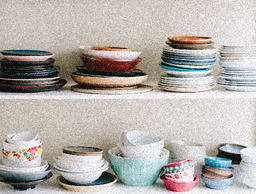
#> input picture Assignment 1/data/task1/test images/test2/test2_noise.png, 256 x 194 px, shrunk from 512 x 388 before the run, found by its file name
$ python noise.py
#> lines starting #> are read from the running program, lines starting #| are printed output that depends on the picture; long printed decimals are rounded; pictures that were not available may be replaced by others from this repository, and a replacement may not be noted
### Assignment 1/2014147546_assignment1/task1/utils.py
import numpy as np

"""
Calculates RMS error between two images. Two images should have same sizes.
"""
# [8 lines left out: function calculate_rms, not called in this run]


"""
Calculates RMS error between two cropped images. Two images should have same sizes.
"""
def calculate_rms_cropped(img1, img2):
    H, W, C = img1.shape
    cut_size = 20

    img1 = img1[cut_size:H - cut_size, cut_size:W - cut_size]
    img2 = img2[cut_size:H - cut_size, cut_size:W - cut_size]

    diff = np.abs(img1 - img2)
    return np.sqrt(np.mean(diff ** 2))

### Assignment 1/2014147546_assignment1/task1/noise.py
import cv2
import statistics
import numpy as np
import math
import utils
import os

"""
This is main function for task 1.
It takes 2 arguments,
'src_img_path' is path for source image.
'dst_img_path' is path for output image, where your result image should be saved.

You should load image in 'src_img_path', and then perform task 1 of your assignment 1,
and then save your result image to 'dst_img_path'.
"""

def task1(src_img_path, clean_img_path, dst_img_path):
#> called with src_img_path = 'test2_noise.png', clean_img_path = 'test2_clean.png', dst_img_path = 'test2_processed.png'
    optimal_solution = ""
    optimal_size = 0
    total_rms = []

    src_img = cv2.imread(src_img_path)
#> src_img is the input picture: shape (194, 256, 3); mean B, G, R 172.3, 176.6, 181.4
    clean_img = cv2.imread(clean_img_path)
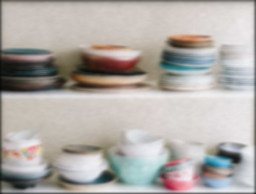
#> input picture Assignment 1/data/task1/test images/test2/average_11.png, 256 x 194 px, shrunk from 512 x 388 before the run, given in place of test2_clean.png, which was not available
#> clean_img is the input picture: shape (194, 256, 3); mean B, G, R 167.7, 171.9, 176.6

    print(src_img_path + "\n")

    original_rms = utils.calculate_rms_cropped(src_img, clean_img)
#> in calculate_rms_cropped, `img1 = img1[cut_size:H - cut_size, cut_size:W - cut_size]`:
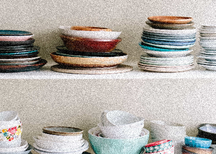
#> img1: shape (154, 216, 3); mean of channels 0, 1, 2 168.9, 174.4, 179.5; drawn as B, G, R
#> in calculate_rms_cropped, `img2 = img2[cut_size:H - cut_size, cut_size:W - cut_size]`:
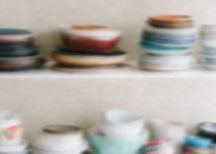
#> img2: shape (154, 216, 3); mean of channels 0, 1, 2 167.8, 173.4, 178.4; drawn as B, G, R
#> in calculate_rms_cropped, `diff = np.abs(img1 - img2)`:
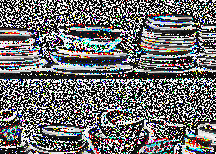
#> diff: shape (154, 216, 3); mean of channels 0, 1, 2 110.4, 109.6, 109.7; drawn as B, G, R
#> original_rms = 8.61
    print("original rms: " + str(original_rms) + "\n")
#| original rms: 8.612

    average_rms = []
    average_imgs = []
    for size in range(3, 16, 2):
        src_img_average = cv2.imread(src_img_path)
        dist_img = apply_average_filter(src_img_average, size)
        rms = utils.calculate_rms_cropped(clean_img, dist_img)
        print("average filter" + " kernel size: " + str(size) + " rms: " + str(rms) + "\n")
        average_rms.append(rms)
        average_imgs.append(dist_img)

    total_rms.append(min(average_rms))
    average_index = average_rms.index(min(average_rms))
    average_size = average_index * 2 + 3

    median_rms = []
    median_imgs = []
    for size in range(3, 16, 2):
        src_img_median = cv2.imread(src_img_path)
        dist_img = apply_median_filter(src_img_median, size)
        rms = utils.calculate_rms_cropped(clean_img, dist_img)
        print("median filter" + " kernel size: " + str(size) + " rms: " + str(rms) + "\n")
        median_rms.append(rms)
        median_imgs.append(dist_img)

    total_rms.append(min(median_rms))
    median_index = median_rms.index(min(median_rms))
    median_size = median_index * 2 + 3

    sigmas = [
        [90, 90],
        [75, 75],
        [60, 60],
        [45, 45],
        [30, 30],
        [15, 15]
    ]

    bilateral_rms = []
    bilateral_sigmas = []
    bilateral_imgs = []
    for size in range(3, 16, 2):
        for sigma_pair in sigmas:
            src_img_bilateral = cv2.imread(src_img_path)
            dist_img = apply_bilateral_filter(src_img_bilateral, size, sigma_pair[0], sigma_pair[1])
            rms = utils.calculate_rms_cropped(clean_img, dist_img)
            print("bilateral filter" + " kernel size: " + str(size)
                  + " sigma_s: " + str(sigma_pair[0])
                  + " sigma_r: " + str(sigma_pair[1])
                  + " rms: " + str(rms) + "\n")
            bilateral_rms.append(rms)
            bilateral_sigmas.append(sigma_pair)
            bilateral_imgs.append(dist_img)

    total_rms.append(min(bilateral_rms))
    bilateral_index = bilateral_rms.index(min(bilateral_rms))
    optimal_sigma_s = bilateral_sigmas[bilateral_index][0]
    optimal_sigma_r = bilateral_sigmas[bilateral_index][1]
    bilateral_size = (bilateral_index // len(sigmas)) * 2 + 3

    optimal_rms = min(total_rms)
    if total_rms.index(optimal_rms) == 0:
        optimal_solution = "average"
        optimal_size = average_size
        cv2.imwrite(dst_img_path, average_imgs[average_index])
    elif total_rms.index(optimal_rms) == 1:
        optimal_solution = "median"
        optimal_size = median_size
        cv2.imwrite(dst_img_path, median_imgs[median_index])
    elif total_rms.index(optimal_rms) == 2:
        optimal_solution = "bilateral"
        optimal_size = bilateral_size
        cv2.imwrite(dst_img_path, bilateral_imgs[bilateral_index])

    print("Optimal Solution: " + optimal_solution + "\n"
          + "Optimal Size: " + str(optimal_size) + "\n"
          + "Optimal rms: " + str(optimal_rms) + "\n")

    if optimal_solution == "bilateral":
        print("Optimal sigma_s: " + str(optimal_sigma_s) + " "
              + "Optimal sigma_r: " + str(optimal_sigma_r) + "\n")


"""
You should implement average filter convolution algorithm in this function.
It takes 2 arguments,
'img' is source image, and you should perform convolution with average filter.
'kernel_size' is a int value, which determines kernel size of average filter.

You should return result image.
"""
def apply_average_filter(img, kernel_size):

#> called with kernel_size = 3
    mean = 1 / (kernel_size * kernel_size)

    for row in range(img.shape[0]):
        for col in range(img.shape[1]):
            value = 0
            dist = kernel_size//2
            for partial_row in range(row-dist, row+dist+1):
                for partial_col in range(col-dist, col+dist+1):
                    if partial_row < 0 or partial_col < 0 or partial_row >= img.shape[0] or partial_col >= img.shape[1]:
                        pass
                    else:
                        value += img[partial_row, partial_col] * mean

            img[row, col] = value
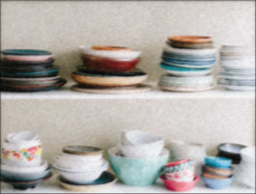
#> img: shape (194, 256, 3); mean B, G, R 169.8, 174, 178.7

    return img


"""
You should implement median filter convolution algorithm in this function.
It takes 2 arguments,
'img' is source image, and you should perform convolution with median filter.
'kernel_size' is a int value, which determines kernel size of median filter.

You should return result image.
"""
# [22 lines left out: function apply_median_filter, not called in this run]


"""
You should implement convolution with additional filter.
You can use any filters for this function, except average, median filter.
It takes at least 2 arguments,
'img' is source image, and you should perform convolution with median filter.
'kernel_size' is a int value, which determines kernel size of average filter.
'sigma_s' is a int value, which is a sigma value for G_s
'sigma_r' is a int value, which is a sigma value for G_r

You can add more arguments for this function if you need.

You should return result image.
"""
# [39 lines left out: function apply_bilateral_filter, not called in this run]


task1("test2_noise.png", "test2_clean.png", "test2_processed.png")
#> in calculate_rms_cropped (call 2), `img2 = img2[cut_size:H - cut_size, cut_size:W - cut_size]`:
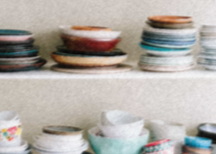
#> img2: shape (154, 216, 3); mean of channels 0, 1, 2 168, 173.5, 178.6; drawn as B, G, R
#> in calculate_rms_cropped (call 2), `diff = np.abs(img1 - img2)`:
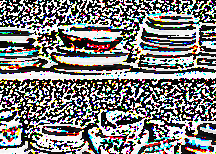
#> diff: shape (154, 216, 3); mean of channels 0, 1, 2 125.1, 125.8, 126.5; drawn as B, G, R
#> in task1, `rms = utils.calculate_rms_cropped(clean_img, dist_img)`: rms = 6.17
#| average filter kernel size: 3 rms: 6.167
#> (the run stopped early here; a loop or call above may not have finished)
